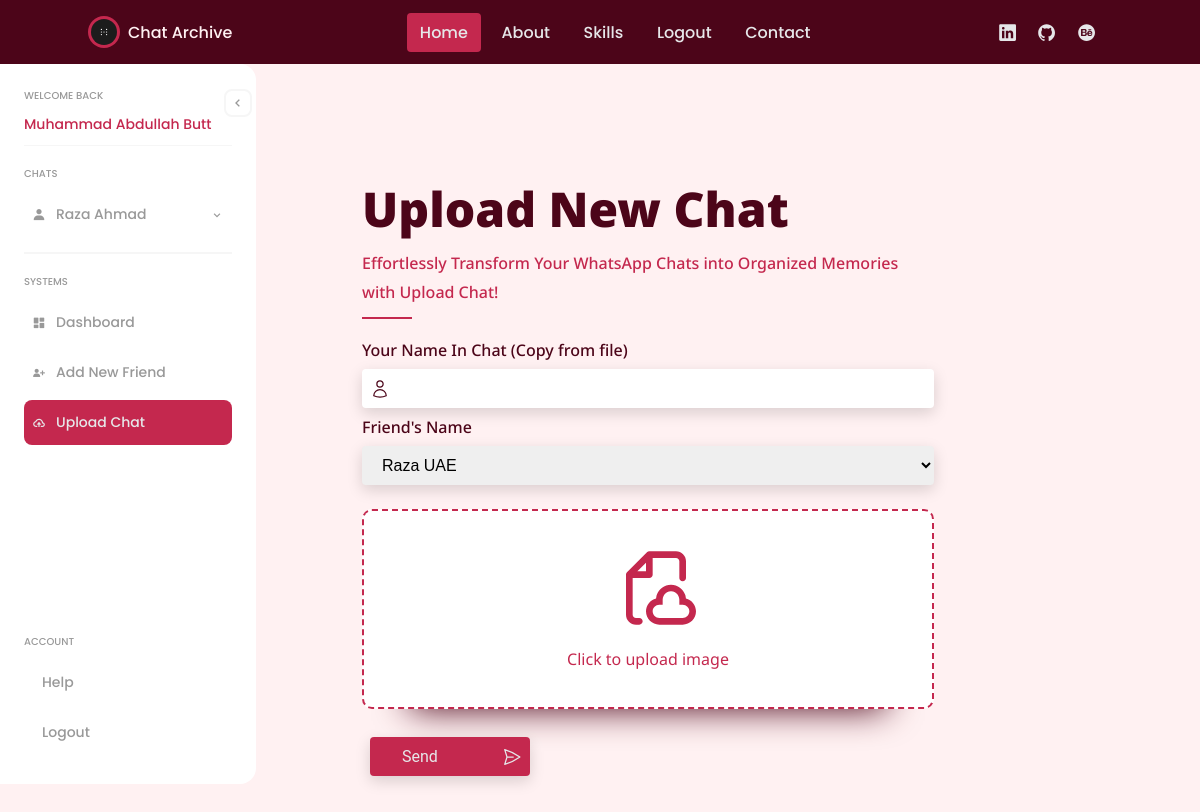
/upload_chat/ (signed in), run on an earlier commit of the app's database.
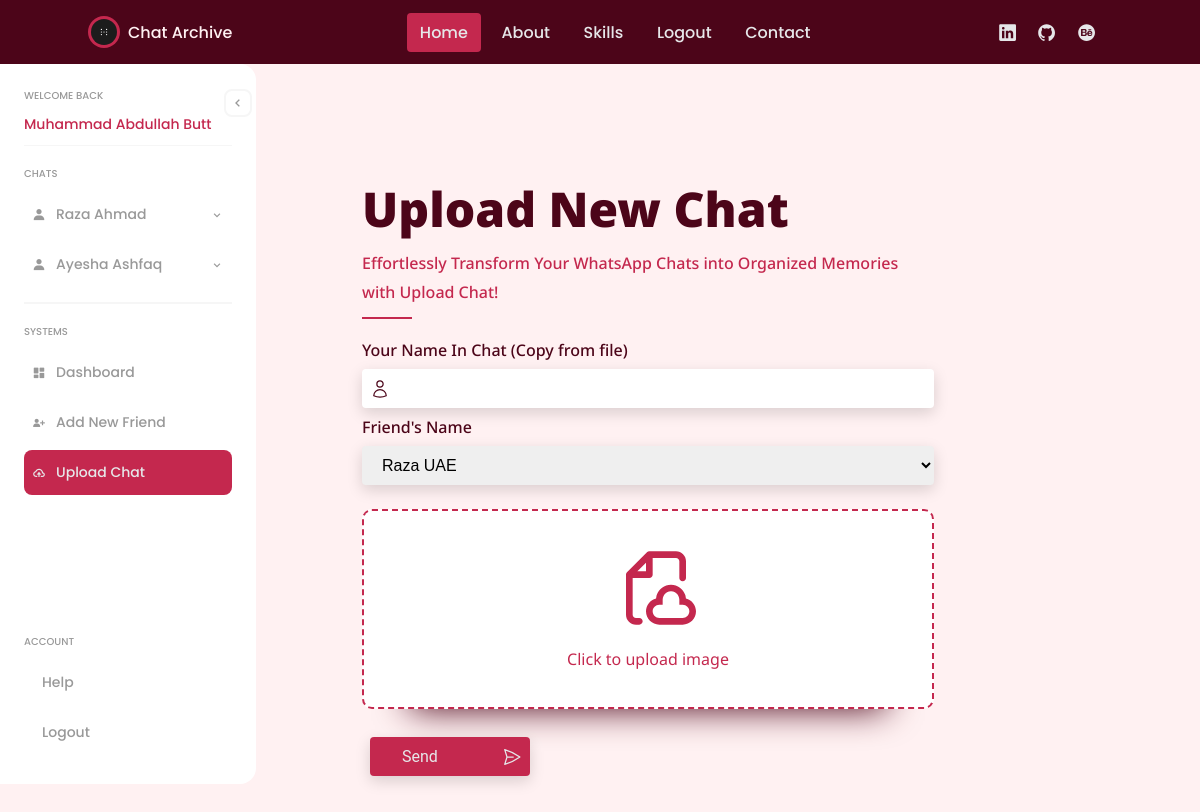
And on a later commit of the database.
### archivehandler/models.py (models this page shows, shortened)
class Friend(models.Model):
    name = models.CharField(max_length=200)
    display_name = models.CharField(max_length=200)
    user = models.ForeignKey(User, on_delete=models.CASCADE, related_name='friends')
    slug = models.SlugField(unique=True, max_length=255)
    class Meta:
        unique_together = ('user', 'slug')

### archivehandler/views.py (the view, shortened to what this page needs)
# urls.py: path('upload_chat/', views.upload_chat, name='upload_chat'),
@login_required
def upload_chat(request):
    context = {}
    friends_chats = get_friends_chats(request)
    context["friends"] = Friend.objects.filter(user=request.user)
    context['friends_chats'] = friends_chats
    return render(request, 'upload_chat.html', context)

### archivehandler/views.py (called while the page is built)
def get_friends_chats(request):
    friends = Friend.objects.filter(user=request.user)
    friends_chats = {}
    for friend in friends:
        chats = Chat.objects.filter(friend=friend)
        friends_chats[friend] = chats
    return friends_chats

### templates/upload_chat.html (shortened to what this page needs)
{% extends "framer.html" %}
{% load static %}
{% block framer_content %}
<div class="contact-container addfriend-container">
    <h2>Upload New Chat</h2>
    <p class="sub-heading">
        Effortlessly Transform Your WhatsApp Chats into Organized Memories with Upload Chat!
    </p>
    <form method="POST" class="animated bounceIn" enctype="multipart/form-data">
        <div class="top-section addfriend-top-section">
            <div class="group">
                <label for="fullname">Your Name In Chat (Copy from file)</label>
                <div class="input-container">
                    <input type="text"  id="fullname" name="name" required>
                </div>
            </div>
            <div class="group">
                <label for="fullname">Friend's Name</label>
                <div class="input-container">
                    <select name="friend_slug">
                        {% for friend in friends %}
                            <option value="{{friend.slug}}">{{friend.display_name}}</option>
                        {% endfor %}
                    </select>
                </div>
            </div>
            <label for="file" class="custum-file-upload">
                <div class="icon">
                </div>
                <div class="text">
                   <span id="file_name">Click to upload image</span>
                </div>
            </label>
        </div>
        <div class="button-container">
            <svg xmlns="http://www.w3.org/2000/svg" fill="none" viewBox="0 0 24 24" stroke-width="1.5" stroke="currentColor" class="w-6 h-6">
                <path stroke-linecap="round" stroke-linejoin="round" d="M6 12L3.269 3.126A59.768 59.768 0 0121.485 12 59.77 59.77 0 013.27 20.876L5.999 12zm0 0h7.5" />
            </svg>
            <input type="submit" value="Send">
        </div>
    </form>
</div>
{% endblock framer_content %}

### templates/sidebar.html (shortened to what this page needs)
{% load static %}
<div class="sidebar">
    <div class="menu-btn">
        <i class='bx bx-chevron-left'></i>
    </div>
    <div class="head">
        <div class="user-details">
            <p class="title">Welcome Back</p>
            <p class="name">{{user.first_name}}</p>
        </div>
    </div>
    <div class="nav">
        <div class="menu">
            <p class="title">Chats</p>
            <ul>
                {% for friend, chats in friends_chats.items %}
                <li>
                    <a href="#">
                    <i class='bx bxs-user'></i>
                    <span class="text">{{ friend.name }}</span>
                    <i class='bx bx-chevron-down arrow'></i>
                    </a>
                </li>
                {% endfor %}
            </ul>
        </div>
        <div class="menu">
            <p class="title">Systems</p>
            <ul>
                <li class="{% if request.path == '/dashboard/' %}active{% endif %}">
                    <a href="{% url "dashboard" %}">
                    <i class='bx bxs-dashboard' ></i>
                    <span class="text">Dashboard</span>
                    </a>
                </li>
                <li class="{% if request.path == '/add_friend/' %}active{% endif %}">
                    <a href="{% url "add_friend" %}">
                        <i class='bx bxs-user-plus'></i>
                        <span class="text">Add New Friend</span>
                    </a>
                </li>
                <li class="{% if request.path == '/upload_chat/' %}active{% endif %}">
                    <a href="{% url "upload_chat" %}">
                        <i class='bx bx-cloud-upload'></i>
                        <span class="text">Upload Chat</span>
                    </a>
                </li>
            </ul>
        </div>
    </div>
    <div class="menu">
      <p class="title">Account</p>
      <ul>
        <li>
          <a href="#">
            <span class="text">Help</span>
          </a>
        </li>
        <li>
          <a href="#">
            <span class="text">Logout</span>
          </a>
        </li>
      </ul>
    </div>
</div>

What changed in the data, as far as the page shows it:
added Friend: name "Ayesha Ashfaq"
